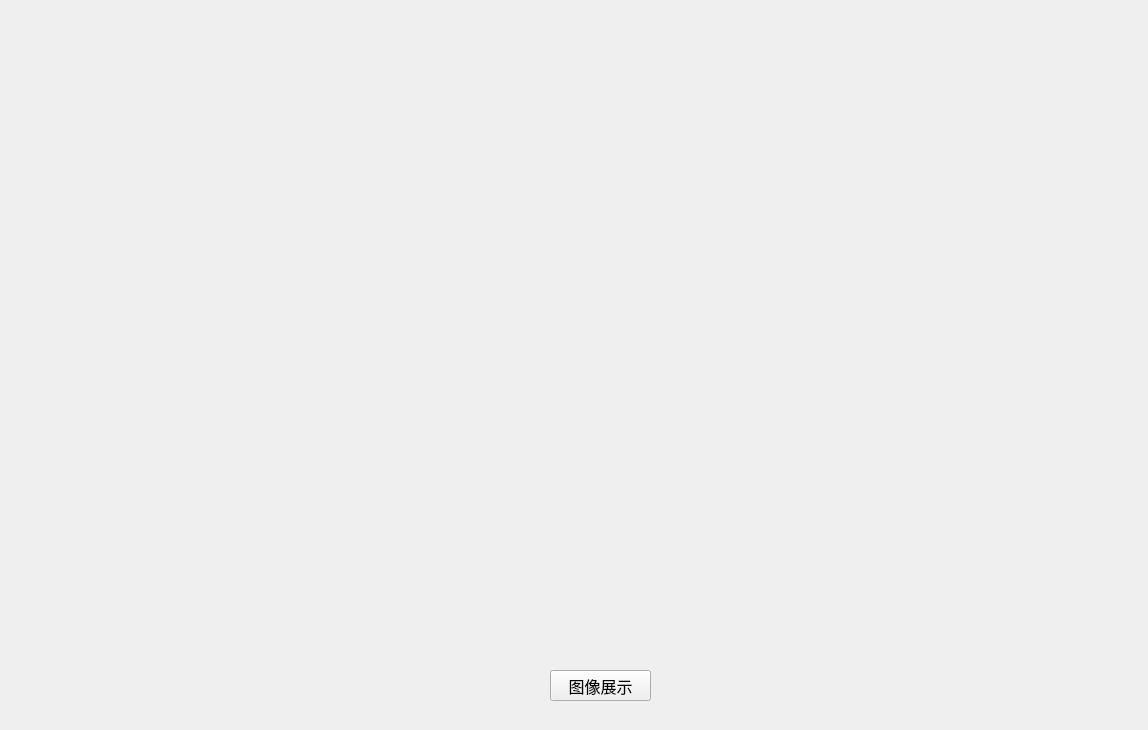
<?xml version="1.0" encoding="UTF-8"?>
<ui version="4.0">
 <class>Form</class>
 <widget class="QWidget" name="Form">
  <property name="geometry">
   <rect>
    <x>0</x>
    <y>0</y>
    <width>1148</width>
    <height>730</height>
   </rect>
  </property>
  <property name="windowTitle">
   <string>Form</string>
  </property>
  <property name="styleSheet">
   <string notr="true">image: url(:/no/图像/office_image_get.png);</string>
  </property>
  <widget class="QPushButton" name="pushButton">
   <property name="geometry">
    <rect>
     <x>550</x>
     <y>670</y>
     <width>101</width>
     <height>31</height>
    </rect>
   </property>
   <property name="font">
    <font>
     <family>Arial</family>
     <pointsize>12</pointsize>
    </font>
   </property>
   <property name="text">
    <string>图像展示</string>
   </property>
  </widget>
 </widget>
 <resources>
  <include location="data_get.qrc"/>
 </resources>
 <connections/>
</ui>
